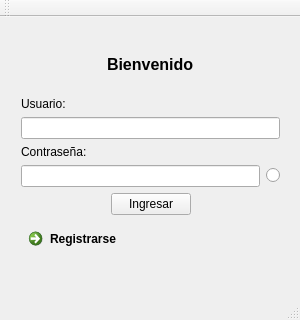
<?xml version="1.0" encoding="UTF-8"?>
<ui version="4.0">
 <class>Proyecto</class>
 <widget class="QMainWindow" name="Proyecto">
  <property name="geometry">
   <rect>
    <x>0</x>
    <y>0</y>
    <width>300</width>
    <height>320</height>
   </rect>
  </property>
  <property name="minimumSize">
   <size>
    <width>300</width>
    <height>320</height>
   </size>
  </property>
  <property name="maximumSize">
   <size>
    <width>300</width>
    <height>320</height>
   </size>
  </property>
  <property name="windowTitle">
   <string>Proyecto</string>
  </property>
  <widget class="QWidget" name="centralWidget">
   <widget class="QWidget" name="layoutWidget">
    <property name="geometry">
     <rect>
      <x>10</x>
      <y>10</y>
      <width>281</width>
      <height>241</height>
     </rect>
    </property>
    <layout class="QVBoxLayout" name="verticalLayout_3">
     <item>
      <layout class="QHBoxLayout" name="horizontalLayout_2">
       <item>
        <spacer name="horizontalSpacer_3">
         <property name="orientation">
          <enum>Qt::Horizontal</enum>
         </property>
         <property name="sizeHint" stdset="0">
          <size>
           <width>40</width>
           <height>20</height>
          </size>
         </property>
        </spacer>
       </item>
       <item>
        <widget class="QLabel" name="label_3">
         <property name="text">
          <string>&lt;html&gt;&lt;head/&gt;&lt;body&gt;&lt;p&gt;&lt;span style=&quot; font-size:12pt; font-weight:600;&quot;&gt;Bienvenido&lt;/span&gt;&lt;/p&gt;&lt;/body&gt;&lt;/html&gt;</string>
         </property>
        </widget>
       </item>
       <item>
        <spacer name="horizontalSpacer_4">
         <property name="orientation">
          <enum>Qt::Horizontal</enum>
         </property>
         <property name="sizeHint" stdset="0">
          <size>
           <width>40</width>
           <height>20</height>
          </size>
         </property>
        </spacer>
       </item>
      </layout>
     </item>
     <item>
      <layout class="QVBoxLayout" name="verticalLayout_2">
       <item>
        <layout class="QVBoxLayout" name="verticalLayout">
         <item>
          <widget class="QLabel" name="label_2">
           <property name="text">
            <string>Usuario:</string>
           </property>
          </widget>
         </item>
         <item>
          <widget class="QLineEdit" name="txt_usuario"/>
         </item>
         <item>
          <widget class="QLabel" name="label">
           <property name="text">
            <string>Contraseña:</string>
           </property>
          </widget>
         </item>
         <item>
          <layout class="QHBoxLayout" name="horizontalLayout_4">
           <item>
            <widget class="QLineEdit" name="txt_password">
             <property name="maximumSize">
              <size>
               <width>350</width>
               <height>350</height>
              </size>
             </property>
            </widget>
           </item>
           <item>
            <widget class="QRadioButton" name="radioButton">
             <property name="text">
              <string/>
             </property>
             <property name="checked">
              <bool>false</bool>
             </property>
            </widget>
           </item>
          </layout>
         </item>
         <item>
          <layout class="QHBoxLayout" name="horizontalLayout">
           <item>
            <spacer name="horizontalSpacer_2">
             <property name="orientation">
              <enum>Qt::Horizontal</enum>
             </property>
             <property name="sizeHint" stdset="0">
              <size>
               <width>40</width>
               <height>20</height>
              </size>
             </property>
            </spacer>
           </item>
           <item>
            <widget class="QPushButton" name="push_ingresar">
             <property name="text">
              <string>Ingresar</string>
             </property>
            </widget>
           </item>
           <item>
            <spacer name="horizontalSpacer">
             <property name="orientation">
              <enum>Qt::Horizontal</enum>
             </property>
             <property name="sizeHint" stdset="0">
              <size>
               <width>40</width>
               <height>20</height>
              </size>
             </property>
            </spacer>
           </item>
          </layout>
         </item>
         <item>
          <layout class="QHBoxLayout" name="horizontalLayout_3">
           <item>
            <widget class="QCommandLinkButton" name="link_registrarse">
             <property name="text">
              <string>Registrarse</string>
             </property>
            </widget>
           </item>
           <item>
            <spacer name="horizontalSpacer_5">
             <property name="orientation">
              <enum>Qt::Horizontal</enum>
             </property>
             <property name="sizeHint" stdset="0">
              <size>
               <width>40</width>
               <height>20</height>
              </size>
             </property>
            </spacer>
           </item>
          </layout>
         </item>
        </layout>
       </item>
      </layout>
     </item>
    </layout>
   </widget>
  </widget>
  <widget class="QMenuBar" name="menuBar">
   <property name="geometry">
    <rect>
     <x>0</x>
     <y>0</y>
     <width>300</width>
     <height>22</height>
    </rect>
   </property>
  </widget>
  <widget class="QToolBar" name="mainToolBar">
   <attribute name="toolBarArea">
    <enum>TopToolBarArea</enum>
   </attribute>
   <attribute name="toolBarBreak">
    <bool>false</bool>
   </attribute>
  </widget>
  <widget class="QStatusBar" name="statusBar"/>
 </widget>
 <layoutdefault spacing="6" margin="11"/>
 <resources/>
 <connections/>
</ui>
